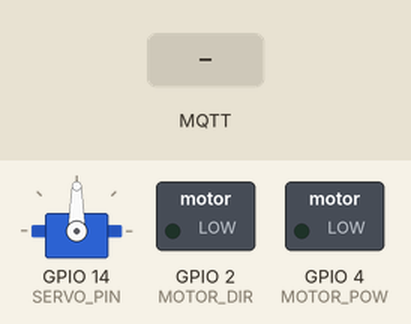
Recording of a program running on a simulated ESP8266 (NodeMCU). Shown: servo, switched loads named in the program (green lamp = pin HIGH). The inputs (shaded band) are chosen by the test bench. WiFi joins after 1.5 s; servers stay silent unless stated; no MQTT or app messages arrive unless stated; not simulated (calls return 0 or success): secret.h; what the program prints to the serial monitor is not drawn.

Above: at 2.7 s.
2.8 s: MQTT message "1" arrives on the first subscribed topic
At 3.7 s:
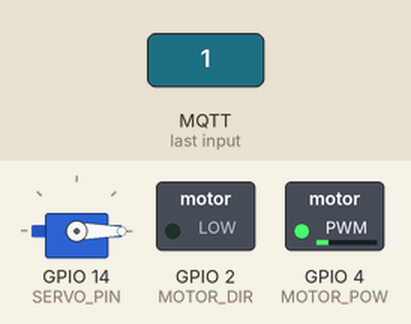
4.3 s: MQTT message "on" arrives on the first subscribed topic
At 4.9 s:
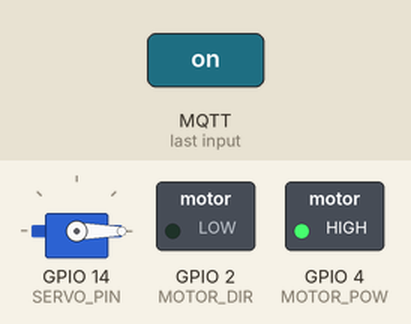
5.8 s: MQTT message "off" arrives on the first subscribed topic
At 7.2 s:
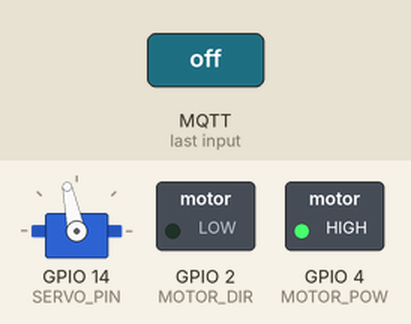
Timing chart, 0 to 8.8 s (numbered marks = the images above; inputs shaded):
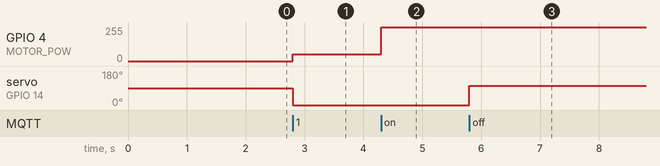

The program:

main.cpp
```cpp
#define MOTOR_POW 4
#define MOTOR_DIR 2
#define SERVO_PIN 14 // D5

// Defines WIFI_SSID, WIFI_PASS and MQTT_SERVER
#include "secret.h"

#include <math.h>
#include <Servo.h>
#include <ESP8266WiFi.h>
#include <PubSubClient.h>

Servo servo;
WiFiClient net;

void callback(char* topic, byte* payload, unsigned int length) {
  /*
   * Payload structure
   *  - 2 byte : Signed motor speed, int
   *  - 1 byte : Unsigned servo rotation, int
   */
  int16_t speed = *(int16_t*)payload;
  uint8_t direction = *(uint8_t*)(payload + sizeof(int16_t));

  digitalWrite(MOTOR_DIR, speed < 0);
  analogWrite(MOTOR_POW, abs(speed));

  servo.write(direction);
}

PubSubClient client(MQTT_SERVER, 1883, callback, net);

void setup() {
  pinMode(MOTOR_POW, OUTPUT);
  pinMode(MOTOR_DIR, OUTPUT);
  pinMode(SERVO_PIN, OUTPUT);

  Serial.begin(115200);

  WiFi.begin(WIFI_SSID, WIFI_PASS);
  while(WiFi.status() != WL_CONNECTED) {
    Serial.print(".");
    delay(500);
  }
  Serial.println();
  Serial.println(WiFi.localIP());

  while(!client.connected()) {
    if(client.connect("driverbot")) {
      Serial.println("Connected");

      client.publish("hello", "Hello");
      client.subscribe("data");
    } else {
      Serial.print("Failed to connect: ");
      Serial.println(client.state());
      delay(500);
    }
  }

  servo.attach(SERVO_PIN);
}

void loop() {
  client.loop();
}
```

Measured:
- after the input at 2.8 s, GPIO 4 (MOTOR_POW): 0/255 → 49/255 at once; servo on GPIO 14 (SERVO_PIN): 90° → 0° at once
- after the input at 4.3 s, GPIO 4 (MOTOR_POW): 49/255 → 255/255 at once
- after the input at 5.8 s, servo on GPIO 14 (SERVO_PIN): 0° → 102° at once
